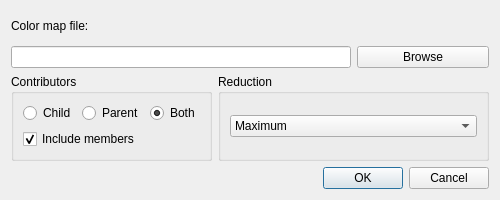
<?xml version="1.0" encoding="UTF-8"?>
<ui version="4.0">
 <class>ColorMapDialog</class>
 <widget class="QDialog" name="ColorMapDialog">
  <property name="windowModality">
   <enum>Qt::ApplicationModal</enum>
  </property>
  <property name="enabled">
   <bool>true</bool>
  </property>
  <property name="geometry">
   <rect>
    <x>0</x>
    <y>0</y>
    <width>500</width>
    <height>200</height>
   </rect>
  </property>
  <property name="windowTitle">
   <string>Dialog</string>
  </property>
  <property name="sizeGripEnabled">
   <bool>false</bool>
  </property>
  <property name="modal">
   <bool>true</bool>
  </property>
  <layout class="QGridLayout" name="gridLayout_3">
   <item row="0" column="0">
    <widget class="QLabel" name="label">
     <property name="text">
      <string>Color map file:</string>
     </property>
    </widget>
   </item>
   <item row="1" column="0" colspan="2">
    <widget class="QLineEdit" name="lineEditColorMapPath"/>
   </item>
   <item row="1" column="2">
    <widget class="QPushButton" name="pushButtonBrowse">
     <property name="text">
      <string>Browse</string>
     </property>
    </widget>
   </item>
   <item row="2" column="0">
    <widget class="QGroupBox" name="groupBox">
     <property name="title">
      <string>Contributors</string>
     </property>
     <layout class="QGridLayout" name="gridLayout">
      <item row="0" column="0">
       <widget class="QRadioButton" name="radioButton_2">
        <property name="text">
         <string>Child</string>
        </property>
       </widget>
      </item>
      <item row="0" column="1">
       <widget class="QRadioButton" name="radioButton_3">
        <property name="text">
         <string>Parent</string>
        </property>
       </widget>
      </item>
      <item row="0" column="2">
       <widget class="QRadioButton" name="radioButton">
        <property name="text">
         <string>Both</string>
        </property>
        <property name="checked">
         <bool>true</bool>
        </property>
       </widget>
      </item>
      <item row="1" column="0" colspan="2">
       <widget class="QCheckBox" name="checkBox">
        <property name="text">
         <string>Include members</string>
        </property>
        <property name="checked">
         <bool>true</bool>
        </property>
       </widget>
      </item>
     </layout>
    </widget>
   </item>
   <item row="2" column="1" colspan="2">
    <widget class="QGroupBox" name="groupBox_2">
     <property name="title">
      <string>Reduction</string>
     </property>
     <layout class="QGridLayout" name="gridLayout_2">
      <item row="0" column="0">
       <widget class="QComboBox" name="comboBoxReduction">
        <property name="enabled">
         <bool>true</bool>
        </property>
        <item>
         <property name="text">
          <string notr="true">Maximum</string>
         </property>
        </item>
        <item>
         <property name="text">
          <string>Minimum</string>
         </property>
        </item>
        <item>
         <property name="text">
          <string>Mean</string>
         </property>
        </item>
        <item>
         <property name="text">
          <string>Count</string>
         </property>
        </item>
        <item>
         <property name="text">
          <string>Variance</string>
         </property>
        </item>
        <item>
         <property name="text">
          <string>Covariance</string>
         </property>
        </item>
        <item>
         <property name="text">
          <string>Correlation</string>
         </property>
        </item>
       </widget>
      </item>
     </layout>
    </widget>
   </item>
   <item row="3" column="1" colspan="2">
    <widget class="QDialogButtonBox" name="buttonBox">
     <property name="orientation">
      <enum>Qt::Horizontal</enum>
     </property>
     <property name="standardButtons">
      <set>QDialogButtonBox::Cancel|QDialogButtonBox::Ok</set>
     </property>
    </widget>
   </item>
  </layout>
 </widget>
 <resources/>
 <connections>
  <connection>
   <sender>buttonBox</sender>
   <signal>accepted()</signal>
   <receiver>ColorMapDialog</receiver>
   <slot>accept()</slot>
   <hints>
    <hint type="sourcelabel">
     <x>248</x>
     <y>254</y>
    </hint>
    <hint type="destinationlabel">
     <x>157</x>
     <y>274</y>
    </hint>
   </hints>
  </connection>
  <connection>
   <sender>buttonBox</sender>
   <signal>rejected()</signal>
   <receiver>ColorMapDialog</receiver>
   <slot>reject()</slot>
   <hints>
    <hint type="sourcelabel">
     <x>316</x>
     <y>260</y>
    </hint>
    <hint type="destinationlabel">
     <x>286</x>
     <y>274</y>
    </hint>
   </hints>
  </connection>
 </connections>
</ui>
